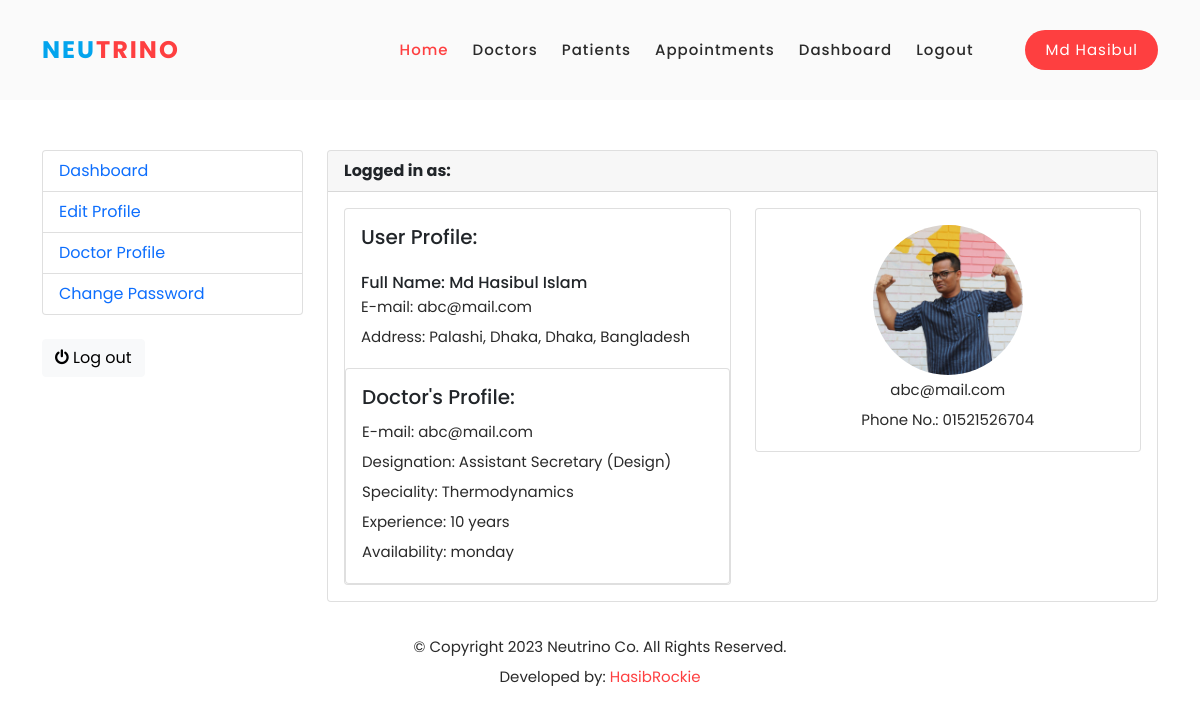
The app's page /accounts/dashboard/ (signed in), older data.
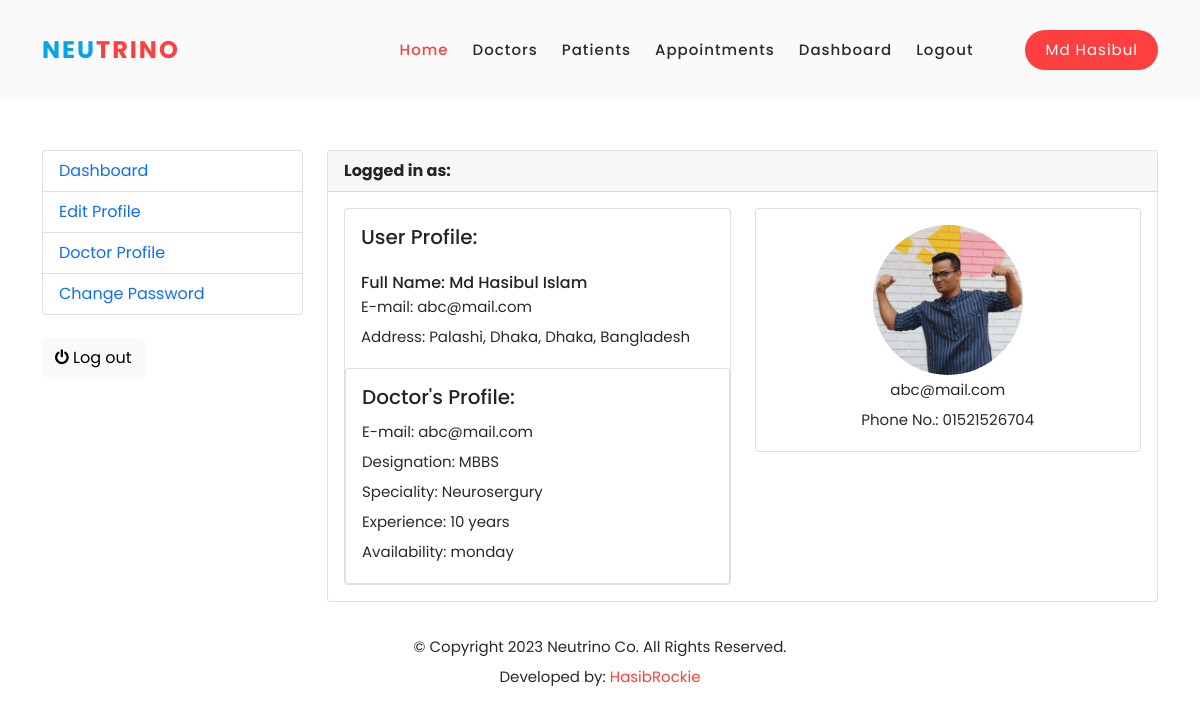
The same page, newer data.
### doctors/models.py (models this page shows, shortened)
class DoctorModel(models.Model):
    doctor_id = models.AutoField(primary_key=True)
    account = models.ForeignKey(Account, on_delete=models.CASCADE, related_name='doctor', null=True, blank=True)
    designation = models.CharField(max_length=255)
    speciality = models.CharField(max_length=255)
    experience = models.CharField(max_length=255)
    date_joined = models.DateTimeField(auto_now_add=True)
    APPOINTMENT_DAYS_CHOICES = [
        ('monday', 'Monday'),
        ('tuesday', 'Tuesday'),
        ('wednesday', 'Wednesday'),
        ('thursday', 'Thursday'),
        ('friday', 'Friday'),
        ('saturday', 'Saturday'),
        ('sunday', 'Sunday'),
    ]
    appointment_available_days = models.CharField(max_length=100, choices=APPOINTMENT_DAYS_CHOICES, blank=True, null=True)

### accounts/models.py (models this page shows, shortened)
class Account(AbstractBaseUser):
    first_name      = models.CharField(max_length=50)
    last_name       = models.CharField(max_length=50)
    username        = models.CharField(max_length=50, unique=True)
    email           = models.EmailField(max_length=100, unique=True)
    phone_number    = models.CharField(max_length=50)
    date_joined     = models.DateTimeField(auto_now_add=True)
    last_login      = models.DateTimeField(auto_now=True)
    is_admin        = models.BooleanField(default=False)
    is_staff        = models.BooleanField(default=False)
    is_active       = models.BooleanField(default=False)
    is_superadmin   = models.BooleanField(default=False)
    USERNAME_FIELD = 'email'
    REQUIRED_FIELDS = ['username', 'first_name', 'last_name']
    objects = MyAccountManager()

### accounts/views.py (the view)
# urls.py: path('dashboard/', views.dashboard, name='dashboard'),
@login_required(login_url = 'login')
def dashboard(request):
    doctor = None
    if DoctorModel.objects.filter(account=request.user).exists():
        doctor = DoctorModel.objects.get(account=request.user)
    try:
        userprofile = UserProfile.objects.get(user=request.user)
    except ObjectDoesNotExist:
        userprofile = UserProfile.objects.create(user=request.user)
    if doctor:
        context = {
            'userprofile': userprofile,
            'doctor': doctor,
        }
    else:
        context = {
            'userprofile': userprofile,
        }
        redirect('dashboard')
    return render(request, 'accounts/dashboard.html', context)

### accounts/templates/accounts/dashboard.html (shortened to what this page needs)
{% extends 'base.html' %}
{% block content %}
<section class="section-conten padding-y bg">
<div class="container">
	<div class="row">
	{% include 'accounts/dashboard_sidebar.html' %}
	<main class="col-md-9"  style="margin-top:150px">
		<article class="card">
		<header class="card-header">
			<strong class="d-inline-block mr-3">Logged in as:</strong>
		</header>
		<div class="card-body">
			<div class="row">
			<div class="col-md-6">
				<div class="card" style="text-align:left;">
					<div class="card-body">
						<h5 class="card-text">User Profile:</h5> <br>
						<h6 class="card-text">Full Name: {{user.first_name}} {{user.last_name}}</h6>
						<p class="card-text">E-mail: {{userprofile.user.email}}</p>
						<p class="card-text">Address: {{userprofile.address_line_1}}, {{userprofile.city}}, {{userprofile.state}}, {{userprofile.country}}</p>
					</div>
					{% if doctor.account %}
					<div class="card" style="text-align:left;">
						<div class="card-body">
							<h5 class="card-title">Doctor's Profile:</h5>
							<p class="card-text">E-mail: {{doctor.account.email}}</p>
							<p class="card-text">Designation: {{doctor.designation}}</p>
							<p class="card-text">Speciality: {{doctor.speciality}}</p>
							<p class="card-text">Experience: {{doctor.experience}}</p>
							<p class="card-text">Availability: {{doctor.appointment_available_days}}</p>
						</div>
					</div>
					{% endif %}
				</div>
			</div>
			<div class="col-md-6">
				<div class="card" style="text-align:center;">
					<div class="card-body">
						{% if userprofile.profile_picture %}
							<img src="{{userprofile.profile_picture.url}}" alt="User Profile Picture" style="border-radius:50%;width: 150px;">
						{% endif %}
						<p class="mb-0">{{user.email}}</p>
						<p>Phone No.: {{user.phone_number}}</p>
					</div>
				</div>
			</div>
			</div>
		</div>
		</article>
	</main>
</div>
</div>
</section>
{% endblock %}

Row changes from the older to the newer data that the page shows:
changed DoctorModel "monday": designation "Assistant Secretary (Design)" → "MBBS"; speciality "Thermodynamics" → "Neurosergury"
